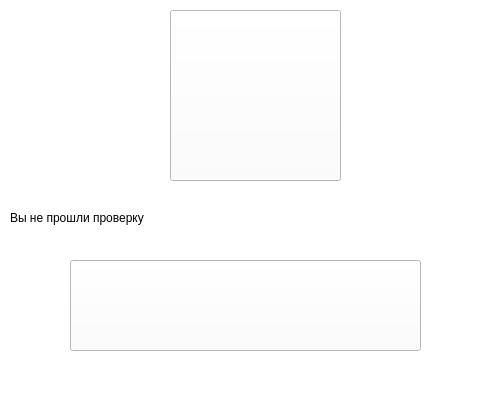
<?xml version="1.0" encoding="UTF-8"?>
<ui version="4.0">
 <class>MainWindow</class>
 <widget class="QMainWindow" name="MainWindow">
  <property name="geometry">
   <rect>
    <x>0</x>
    <y>0</y>
    <width>486</width>
    <height>400</height>
   </rect>
  </property>
  <property name="windowTitle">
   <string>MainWindow</string>
  </property>
  <property name="styleSheet">
   <string notr="true">background: #ffffff;</string>
  </property>
  <widget class="QWidget" name="centralwidget">
   <widget class="QPushButton" name="gone_session_button">
    <property name="geometry">
     <rect>
      <x>70</x>
      <y>260</y>
      <width>351</width>
      <height>91</height>
     </rect>
    </property>
    <property name="styleSheet">
     <string notr="true">background: rdba(0,0,0,0);</string>
    </property>
    <property name="text">
     <string/>
    </property>
   </widget>
   <widget class="QLabel" name="done_session">
    <property name="enabled">
     <bool>true</bool>
    </property>
    <property name="geometry">
     <rect>
      <x>80</x>
      <y>270</y>
      <width>332</width>
      <height>72</height>
     </rect>
    </property>
    <property name="minimumSize">
     <size>
      <width>101</width>
      <height>72</height>
     </size>
    </property>
    <property name="text">
     <string/>
    </property>
    <property name="pixmap">
     <pixmap>C:/Users/Acer/.designer/backup/fire.png</pixmap>
    </property>
   </widget>
   <widget class="QPushButton" name="noImg">
    <property name="geometry">
     <rect>
      <x>170</x>
      <y>10</y>
      <width>171</width>
      <height>171</height>
     </rect>
    </property>
    <property name="styleSheet">
     <string notr="true">background: rdba(0,0,0,0);</string>
    </property>
    <property name="text">
     <string/>
    </property>
   </widget>
   <widget class="QLabel" name="you_finish_ckecking_text">
    <property name="geometry">
     <rect>
      <x>10</x>
      <y>182</y>
      <width>471</width>
      <height>71</height>
     </rect>
    </property>
    <property name="text">
     <string>Вы не прошли проверку</string>
    </property>
   </widget>
   <zorder>done_session</zorder>
   <zorder>gone_session_button</zorder>
   <zorder>noImg</zorder>
   <zorder>you_finish_ckecking_text</zorder>
  </widget>
  <widget class="QMenuBar" name="menubar">
   <property name="geometry">
    <rect>
     <x>0</x>
     <y>0</y>
     <width>486</width>
     <height>21</height>
    </rect>
   </property>
  </widget>
  <widget class="QStatusBar" name="statusbar"/>
 </widget>
 <resources/>
 <connections/>
</ui>
